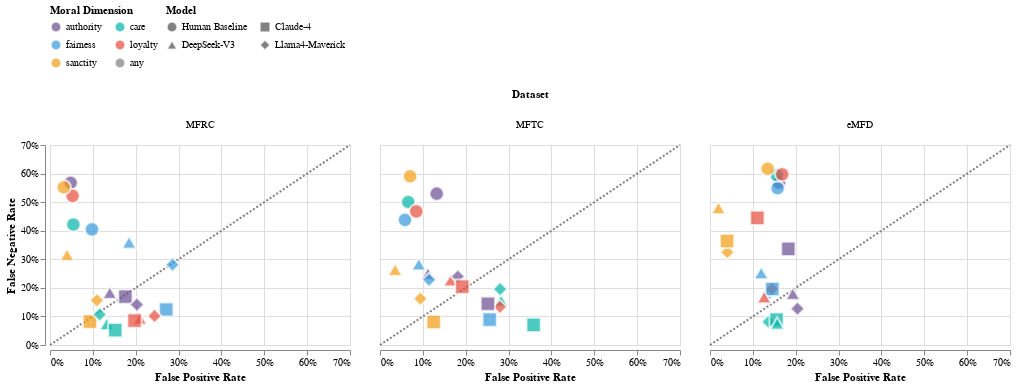

Write notebook code for a chart like this one.
### Code cell
# Calculate FPR and FNR
df['fpr'] = 1 - df['tnr_ai']
df['fnr'] = 1 - df['tpr_ai']
df['annotator'] = df['model_name'].map({
    'Human': 'Human Baseline',
    'claude-4-sonnet': 'Claude-4',
    'deepseek-v3': 'DeepSeek-V3', 
    'llama4_maverick': 'Llama4-Maverick',
})
df['data'] = df['data'].str.split("-").str[-1]
df_mask = df[mask]

chart = alt.Chart(df_mask).mark_point(size=200, stroke='white', strokeWidth=2, filled=True).encode(
   x=alt.X('jitter_x:Q', title='False Positive Rate', axis=alt.Axis(format='.0%'), scale=alt.Scale(domain=[0.7, 0.7])),
   y=alt.Y('jitter_y:Q', title='False Negative Rate', axis=alt.Axis(format='.0%'), scale=alt.Scale(domain=[0.7, 0.7])),
   color=alt.Color('foundation:N', scale=color_scale, legend=alt.Legend(title="Moral Dimension")),
   shape=alt.Shape('annotator:N',
               scale=alt.Scale(
                   domain=['Human Baseline', 'Claude-4', 'DeepSeek-V3', 'Llama4-Maverick'],
                   range=['circle', 'square', 'triangle-up', 'diamond']
               ),
               legend=alt.Legend(title="Model")),
   tooltip=['foundation', 'annotator', 'fpr:Q', 'fnr:Q']
).transform_calculate(
   jitter_x='datum.fpr + (random() - 0.5) * 0.01',
   jitter_y='datum.fnr + (random() - 0.5) * 0.01'
).properties(
   width=300, 
   height=200,
)

line = alt.Chart(df_mask).mark_line(color='gray', strokeDash=[2, 2]).encode(
    x=alt.X('value:Q', scale=alt.Scale(domain=[0, 0.7])),
    y=alt.Y('value:Q', scale=alt.Scale(domain=[0, 0.7]))
).transform_calculate(
    value='sequence(0, 0.8, 0.1)'
).transform_flatten(['value'])

chart = alt.layer(line, chart).facet(
   column=alt.Column('data:N', title="Dataset")
).resolve_scale(
   color='shared',
   shape='shared'
).configure_facet(
   columns=3
).configure_legend(
   orient='top',
   columns=2,  # or however many columns you want
   symbolLimit=0  # removes symbol limit if you have many legend items
)

chart

### Figure 1 — Vega-Lite specification as saved in the notebook (floating-point values rounded to 4 significant figures)
{"config": {"view": {"continuousWidth": 300, "continuousHeight": 300}, "facet": {"columns": 3}, "legend": {"columns": 2, "orient": "top", "symbolLimit": 0}}, "data": {"name": "data-1fd79851d28b920a8ef694ef2a0f4704"}, "facet": {"column": {"field": "data", "title": "Dataset", "type": "nominal"}}, "spec": {"layer": [{"mark": {"type": "line", "color": "gray", "strokeDash": [2, 2]}, "encoding": {"x": {"field": "value", "scale": {"domain": [0, 0.7]}, "type": "quantitative"}, "y": {"field": "value", "scale": {"domain": [0, 0.7]}, "type": "quantitative"}}, "transform": [{"calculate": "sequence(0, 0.8, 0.1)", "as": "value"}, {"flatten": ["value"]}]}, {"mark": {"type": "point", "filled": true, "size": 200, "stroke": "white", "strokeWidth": 2}, "encoding": {"color": {"field": "foundation", "legend": {"title": "Moral Dimension"}, "scale": {"domain": ["authority", "care", "fairness", "loyalty", "sanctity", "any"], "range": ["#6A4C93", "#00B4A6", "#3498DB", "#E74C3C", "#F39C12", "gray"]}, "type": "nominal"}, "shape": {"field": "annotator", "legend": {"title": "Model"}, "scale": {"domain": ["Human Baseline", "Claude-4", "DeepSeek-V3", "Llama4-Maverick"], "range": ["circle", "square", "triangle-up", "diamond"]}, "type": "nominal"}, "tooltip": [{"field": "foundation", "type": "nominal"}, {"field": "annotator", "type": "nominal"}, {"field": "fpr", "type": "quantitative"}, {"field": "fnr", "type": "quantitative"}], "x": {"axis": {"format": ".0%"}, "field": "jitter_x", "scale": {"domain": [0.7, 0.7]}, "title": "False Positive Rate", "type": "quantitative"}, "y": {"axis": {"format": ".0%"}, "field": "jitter_y", "scale": {"domain": [0.7, 0.7]}, "title": "False Negative Rate", "type": "quantitative"}}, "transform": [{"calculate": "datum.fpr + (random() - 0.5) * 0.01", "as": "jitter_x"}, {"calculate": "datum.fnr + (random() - 0.5) * 0.01", "as": "jitter_y"}]}], "height": 200, "width": 300}, "resolve": {"scale": {"color": "shared", "shape": "shared"}}, "$schema": "https://vega.github.io/schema/vega-lite/v5.20.1.json", "datasets": {"data-1fd79851d28b920a8ef694ef2a0f4704": [{"foundation": "care", "tpr_ai_rank": 83.33, "tnr_ai_rank": 4.167, "tpr_mean": 0.5038, "tnr_mean": 0.9325, "ba_mean": 0.7182, "ba_ai_rank": 70.83, "tpr_ai": 0.8481, "tnr_ai": 0.7152, "ba_ai": 0.7817, "pi_1": 0.2832, "model_name": "deepseek-v3", "data": "MFTC", "fpr": 0.2848, "fnr": 0.1519, "annotator": "DeepSeek-V3"}, {"foundation": "fairness", "tpr_ai_rank": 66.67, "tnr_ai_rank": 29.17, "tpr_mean": 0.5717, "tnr_mean": 0.9369, "ba_mean": 0.7543, "ba_ai_rank": 70.83, "tpr_ai": 0.7137, "tnr_ai": 0.913, "ba_ai": 0.8134, "pi_1": 0.2216, "model_name": "deepseek-v3", "data": "MFTC", "fpr": 0.08699, "fnr": 0.2863, "annotator": "DeepSeek-V3"}, {"foundation": "loyalty", "tpr_ai_rank": 83.33, "tnr_ai_rank": 12.5, "tpr_mean": 0.5348, "tnr_mean": 0.9148, "ba_mean": 0.7248, "ba_ai_rank": 79.17, "tpr_ai": 0.7711, "tnr_ai": 0.8327, "ba_ai": 0.8019, "pi_1": 0.1159, "model_name": "deepseek-v3", "data": "MFTC", "fpr": 0.1673, "fnr": 0.2289, "annotator": "DeepSeek-V3"}, {"foundation": "authority", "tpr_ai_rank": 75.0, "tnr_ai_rank": 29.17, "tpr_mean": 0.4688, "tnr_mean": 0.8671, "ba_mean": 0.6679, "ba_ai_rank": 87.5, "tpr_ai": 0.7537, "tnr_ai": 0.8891, "ba_ai": 0.8214, "pi_1": 0.1874, "model_name": "deepseek-v3", "data": "MFTC", "fpr": 0.1109, "fnr": 0.2463, "annotator": "DeepSeek-V3"}, {"foundation": "sanctity", "tpr_ai_rank": 83.33, "tnr_ai_rank": 41.67, "tpr_mean": 0.421, "tnr_mean": 0.9269, "ba_mean": 0.6739, "ba_ai_rank": 91.67, "tpr_ai": 0.7328, "tnr_ai": 0.9624, "ba_ai": 0.8476, "pi_1": 0.1484, "model_name": "deepseek-v3", "data": "MFTC", "fpr": 0.03757, "fnr": 0.2672, "annotator": "DeepSeek-V3"}, {"foundation": "care", "tpr_ai_rank": 83.33, "tnr_ai_rank": 4.167, "tpr_mean": 0.5076, "tnr_mean": 0.9319, "ba_mean": 0.7197, "ba_ai_rank": 62.5, "tpr_ai": 0.801, "tnr_ai": 0.7183, "ba_ai": 0.7596, "pi_1": 0.2772, "model_name": "llama4_maverick", "data": "MFTC", "fpr": 0.2817, "fnr": 0.199, "annotator": "Llama4-Maverick"}, {"foundation": "fairness", "tpr_ai_rank": 79.17, "tnr_ai_rank": 12.5, "tpr_mean": 0.5577, "tnr_mean": 0.9396, "ba_mean": 0.7487, "ba_ai_rank": 70.83, "tpr_ai": 0.772, "tnr_ai": 0.885, "ba_ai": 0.8285, "pi_1": 0.2289, "model_name": "llama4_maverick", "data": "MFTC", "fpr": 0.115, "fnr": 0.228, "annotator": "Llama4-Maverick"}, {"foundation": "loyalty", "tpr_ai_rank": 95.83, "tnr_ai_rank": 8.333, "tpr_mean": 0.5308, "tnr_mean": 0.9104, "ba_mean": 0.7206, "ba_ai_rank": 75.0, "tpr_ai": 0.8671, "tnr_ai": 0.7229, "ba_ai": 0.795, "pi_1": 0.119, "model_name": "llama4_maverick", "data": "MFTC", "fpr": 0.2771, "fnr": 0.1329, "annotator": "Llama4-Maverick"}, {"foundation": "authority", "tpr_ai_rank": 75.0, "tnr_ai_rank": 29.17, "tpr_mean": 0.4633, "tnr_mean": 0.8676, "ba_mean": 0.6654, "ba_ai_rank": 79.17, "tpr_ai": 0.7611, "tnr_ai": 0.8204, "ba_ai": 0.7907, "pi_1": 0.1898, "model_name": "llama4_maverick", "data": "MFTC", "fpr": 0.1796, "fnr": 0.2389, "annotator": "Llama4-Maverick"}, {"foundation": "sanctity", "tpr_ai_rank": 91.67, "tnr_ai_rank": 20.83, "tpr_mean": 0.4013, "tnr_mean": 0.9274, "ba_mean": 0.6644, "ba_ai_rank": 95.83, "tpr_ai": 0.8389, "tnr_ai": 0.9077, "ba_ai": 0.8733, "pi_1": 0.1853, "model_name": "llama4_maverick", "data": "MFTC", "fpr": 0.09227, "fnr": 0.1611, "annotator": "Llama4-Maverick"}, {"foundation": "care", "tpr_ai_rank": 95.83, "tnr_ai_rank": 4.167, "tpr_mean": 0.4798, "tnr_mean": 0.9291, "ba_mean": 0.7045, "ba_ai_rank": 75.0, "tpr_ai": 0.9279, "tnr_ai": 0.642, "ba_ai": 0.7849, "pi_1": 0.3029, "model_name": "claude-4-sonnet", "data": "MFTC", "fpr": 0.358, "fnr": 0.07211, "annotator": "Claude-4"}, {"foundation": "fairness", "tpr_ai_rank": 95.83, "tnr_ai_rank": 4.167, "tpr_mean": 0.5641, "tnr_mean": 0.9364, "ba_mean": 0.7503, "ba_ai_rank": 70.83, "tpr_ai": 0.9067, "tnr_ai": 0.7418, "ba_ai": 0.8243, "pi_1": 0.2371, "model_name": "claude-4-sonnet", "data": "MFTC", "fpr": 0.2582, "fnr": 0.09329, "annotator": "Claude-4"}, {"foundation": "loyalty", "tpr_ai_rank": 83.33, "tnr_ai_rank": 12.5, "tpr_mean": 0.5267, "tnr_mean": 0.9159, "ba_mean": 0.7213, "ba_ai_rank": 79.17, "tpr_ai": 0.7986, "tnr_ai": 0.813, "ba_ai": 0.8058, "pi_1": 0.1211, "model_name": "claude-4-sonnet", "data": "MFTC", "fpr": 0.187, "fnr": 0.2014, "annotator": "Claude-4"}, {"foundation": "authority", "tpr_ai_rank": 87.5, "tnr_ai_rank": 25.0, "tpr_mean": 0.4763, "tnr_mean": 0.8647, "ba_mean": 0.6705, "ba_ai_rank": 83.33, "tpr_ai": 0.8528, "tnr_ai": 0.7472, "ba_ai": 0.8, "pi_1": 0.1919, "model_name": "claude-4-sonnet", "data": "MFTC", "fpr": 0.2528, "fnr": 0.1472, "annotator": "Claude-4"}, {"foundation": "sanctity", "tpr_ai_rank": 100.0, "tnr_ai_rank": 20.83, "tpr_mean": 0.4057, "tnr_mean": 0.9259, "ba_mean": 0.6658, "ba_ai_rank": 100.0, "tpr_ai": 0.9219, "tnr_ai": 0.8782, "ba_ai": 0.9, "pi_1": 0.185, "model_name": "claude-4-sonnet", "data": "MFTC", "fpr": 0.1218, "fnr": 0.07806, "annotator": "Claude-4"}, {"foundation": "care", "tpr_ai_rank": 97.1, "tnr_ai_rank": 46.26, "tpr_mean": 0.3987, "tnr_mean": 0.8474, "ba_mean": 0.623, "ba_ai_rank": 97.56, "tpr_ai": 0.9208, "tnr_ai": 0.8595, "ba_ai": 0.8901, "pi_1": 0.2611, "model_name": "llama4_maverick", "data": "eMFD", "fpr": 0.1405, "fnr": 0.07922, "annotator": "Llama4-Maverick"}, {"foundation": "fairness", "tpr_ai_rank": 87.18, "tnr_ai_rank": 52.06, "tpr_mean": 0.4584, "tnr_mean": 0.839, "ba_mean": 0.6487, "ba_ai_rank": 88.09, "tpr_ai": 0.8185, "tnr_ai": 0.866, "ba_ai": 0.8423, "pi_1": 0.1838, "model_name": "llama4_maverick", "data": "eMFD", "fpr": 0.134, "fnr": 0.1815, "annotator": "Llama4-Maverick"}, {"foundation": "loyalty", "tpr_ai_rank": 90.84, "tnr_ai_rank": 46.56, "tpr_mean": 0.4148, "tnr_mean": 0.8371, "ba_mean": 0.6259, "ba_ai_rank": 91.45, "tpr_ai": 0.8006, "tnr_ai": 0.852, "ba_ai": 0.8263, "pi_1": 0.1953, "model_name": "llama4_maverick", "data": "eMFD", "fpr": 0.148, "fnr": 0.1994, "annotator": "Llama4-Maverick"}, {"foundation": "authority", "tpr_ai_rank": 94.81, "tnr_ai_rank": 28.24, "tpr_mean": 0.4312, "tnr_mean": 0.8429, "ba_mean": 0.6371, "ba_ai_rank": 92.37, "tpr_ai": 0.8743, "tnr_ai": 0.7929, "ba_ai": 0.8336, "pi_1": 0.2375, "model_name": "llama4_maverick", "data": "eMFD", "fpr": 0.2071, "fnr": 0.1257, "annotator": "Llama4-Maverick"}, {"foundation": "sanctity", "tpr_ai_rank": 80.76, "tnr_ai_rank": 79.85, "tpr_mean": 0.3827, "tnr_mean": 0.8636, "ba_mean": 0.6231, "ba_ai_rank": 85.95, "tpr_ai": 0.6775, "tnr_ai": 0.9621, "ba_ai": 0.8198, "pi_1": 0.1025, "model_name": "llama4_maverick", "data": "eMFD", "fpr": 0.03793, "fnr": 0.3225, "annotator": "Llama4-Maverick"}, {"foundation": "care", "tpr_ai_rank": 96.03, "tnr_ai_rank": 40.61, "tpr_mean": 0.4026, "tnr_mean": 0.8476, "ba_mean": 0.6251, "ba_ai_rank": 96.79, "tpr_ai": 0.9088, "tnr_ai": 0.8478, "ba_ai": 0.8783, "pi_1": 0.2605, "model_name": "claude-4-sonnet", "data": "eMFD", "fpr": 0.1522, "fnr": 0.09117, "annotator": "Claude-4"}, {"foundation": "fairness", "tpr_ai_rank": 90.08, "tnr_ai_rank": 47.02, "tpr_mean": 0.4298, "tnr_mean": 0.8369, "ba_mean": 0.6334, "ba_ai_rank": 90.99, "tpr_ai": 0.8073, "tnr_ai": 0.8496, "ba_ai": 0.8285, "pi_1": 0.1841, "model_name": "claude-4-sonnet", "data": "eMFD", "fpr": 0.1504, "fnr": 0.1927, "annotator": "Claude-4"}, {"foundation": "loyalty", "tpr_ai_rank": 75.11, "tnr_ai_rank": 57.1, "tpr_mean": 0.392, "tnr_mean": 0.837, "ba_mean": 0.6145, "ba_ai_rank": 78.47, "tpr_ai": 0.5511, "tnr_ai": 0.8941, "ba_ai": 0.7226, "pi_1": 0.215, "model_name": "claude-4-sonnet", "data": "eMFD", "fpr": 0.1059, "fnr": 0.4489, "annotator": "Claude-4"}, {"foundation": "authority", "tpr_ai_rank": 76.49, "tnr_ai_rank": 37.56, "tpr_mean": 0.4354, "tnr_mean": 0.8367, "ba_mean": 0.6361, "ba_ai_rank": 74.96, "tpr_ai": 0.6635, "tnr_ai": 0.816, "ba_ai": 0.7397, "pi_1": 0.2125, "model_name": "claude-4-sonnet", "data": "eMFD", "fpr": 0.184, "fnr": 0.3365, "annotator": "Claude-4"}, {"foundation": "sanctity", "tpr_ai_rank": 77.56, "tnr_ai_rank": 76.03, "tpr_mean": 0.3962, "tnr_mean": 0.8665, "ba_mean": 0.6313, "ba_ai_rank": 83.51, "tpr_ai": 0.6385, "tnr_ai": 0.959, "ba_ai": 0.7987, "pi_1": 0.1045, "model_name": "claude-4-sonnet", "data": "eMFD", "fpr": 0.04102, "fnr": 0.3615, "annotator": "Claude-4"}, {"foundation": "care", "tpr_ai_rank": 97.1, "tnr_ai_rank": 38.32, "tpr_mean": 0.4042, "tnr_mean": 0.8477, "ba_mean": 0.626, "ba_ai_rank": 97.56, "tpr_ai": 0.9248, "tnr_ai": 0.8397, "ba_ai": 0.8823, "pi_1": 0.2672, "model_name": "deepseek-v3", "data": "eMFD", "fpr": 0.1603, "fnr": 0.07519, "annotator": "DeepSeek-V3"}, {"foundation": "fairness", "tpr_ai_rank": 79.54, "tnr_ai_rank": 58.93, "tpr_mean": 0.4651, "tnr_mean": 0.8373, "ba_mean": 0.6512, "ba_ai_rank": 85.19, "tpr_ai": 0.7504, "tnr_ai": 0.8845, "ba_ai": 0.8175, "pi_1": 0.1723, "model_name": "deepseek-v3", "data": "eMFD", "fpr": 0.1155, "fnr": 0.2496, "annotator": "DeepSeek-V3"}, {"foundation": "loyalty", "tpr_ai_rank": 92.52, "tnr_ai_rank": 54.66, "tpr_mean": 0.4109, "tnr_mean": 0.8341, "ba_mean": 0.6225, "ba_ai_rank": 93.28, "tpr_ai": 0.8319, "tnr_ai": 0.8703, "ba_ai": 0.8511, "pi_1": 0.1875, "model_name": "deepseek-v3", "data": "eMFD", "fpr": 0.1297, "fnr": 0.1681, "annotator": "DeepSeek-V3"}, {"foundation": "authority", "tpr_ai_rank": 90.84, "tnr_ai_rank": 32.52, "tpr_mean": 0.4383, "tnr_mean": 0.8411, "ba_mean": 0.6397, "ba_ai_rank": 89.16, "tpr_ai": 0.8178, "tnr_ai": 0.81, "ba_ai": 0.8139, "pi_1": 0.2269, "model_name": "deepseek-v3", "data": "eMFD", "fpr": 0.19, "fnr": 0.1822, "annotator": "DeepSeek-V3"}, {"foundation": "sanctity", "tpr_ai_rank": 69.47, "tnr_ai_rank": 84.27, "tpr_mean": 0.3855, "tnr_mean": 0.8639, "ba_mean": 0.6247, "ba_ai_rank": 76.95, "tpr_ai": 0.5224, "tnr_ai": 0.9759, "ba_ai": 0.7491, "pi_1": 0.1008, "model_name": "deepseek-v3", "data": "eMFD", "fpr": 0.02412, "fnr": 0.4776, "annotator": "DeepSeek-V3"}, {"foundation": "care", "tpr_ai_rank": 100.0, "tnr_ai_rank": 14.29, "tpr_mean": 0.5827, "tnr_mean": 0.9456, "ba_mean": 0.7641, "ba_ai_rank": 100.0, "tpr_ai": 0.9271, "tnr_ai": 0.8629, "ba_ai": 0.895, "pi_1": 0.181, "model_name": "deepseek-v3", "data": "MFRC", "fpr": 0.1371, "fnr": 0.07285, "annotator": "DeepSeek-V3"}, {"foundation": "fairness", "tpr_ai_rank": 71.43, "tnr_ai_rank": 28.57, "tpr_mean": 0.5869, "tnr_mean": 0.9138, "ba_mean": 0.7504, "ba_ai_rank": 42.86, "tpr_ai": 0.6358, "tnr_ai": 0.8204, "ba_ai": 0.7281, "pi_1": 0.154, "model_name": "deepseek-v3", "data": "MFRC", "fpr": 0.1796, "fnr": 0.3642, "annotator": "DeepSeek-V3"}, {"foundation": "loyalty", "tpr_ai_rank": 100.0, "tnr_ai_rank": 14.29, "tpr_mean": 0.4829, "tnr_mean": 0.9455, "ba_mean": 0.7142, "ba_ai_rank": 85.71, "tpr_ai": 0.9038, "tnr_ai": 0.7856, "ba_ai": 0.8447, "pi_1": 0.09072, "model_name": "deepseek-v3", "data": "MFRC", "fpr": 0.2144, "fnr": 0.09624, "annotator": "DeepSeek-V3"}, {"foundation": "authority", "tpr_ai_rank": 100.0, "tnr_ai_rank": 14.29, "tpr_mean": 0.4418, "tnr_mean": 0.9523, "ba_mean": 0.6971, "ba_ai_rank": 85.71, "tpr_ai": 0.8128, "tnr_ai": 0.8564, "ba_ai": 0.8346, "pi_1": 0.1653, "model_name": "deepseek-v3", "data": "MFRC", "fpr": 0.1436, "fnr": 0.1872, "annotator": "DeepSeek-V3"}, {"foundation": "sanctity", "tpr_ai_rank": 100.0, "tnr_ai_rank": 42.86, "tpr_mean": 0.4523, "tnr_mean": 0.9674, "ba_mean": 0.7098, "ba_ai_rank": 100.0, "tpr_ai": 0.6873, "tnr_ai": 0.9553, "ba_ai": 0.8213, "pi_1": 0.04295, "model_name": "deepseek-v3", "data": "MFRC", "fpr": 0.04465, "fnr": 0.3127, "annotator": "DeepSeek-V3"}, {"foundation": "care", "tpr_ai_rank": 100.0, "tnr_ai_rank": 14.29, "tpr_mean": 0.5629, "tnr_mean": 0.9476, "ba_mean": 0.7552, "ba_ai_rank": 100.0, "tpr_ai": 0.9471, "tnr_ai": 0.8477, "ba_ai": 0.8974, "pi_1": 0.2012, "model_name": "claude-4-sonnet", "data": "MFRC", "fpr": 0.1523, "fnr": 0.05286, "annotator": "Claude-4"}, {"foundation": "fairness", "tpr_ai_rank": 100.0, "tnr_ai_rank": 14.29, "tpr_mean": 0.598, "tnr_mean": 0.9054, "ba_mean": 0.7517, "ba_ai_rank": 85.71, "tpr_ai": 0.8774, "tnr_ai": 0.7284, "ba_ai": 0.8029, "pi_1": 0.1725, "model_name": "claude-4-sonnet", "data": "MFRC", "fpr": 0.2716, "fnr": 0.1226, "annotator": "Claude-4"}, {"foundation": "loyalty", "tpr_ai_rank": 100.0, "tnr_ai_rank": 14.29, "tpr_mean": 0.4753, "tnr_mean": 0.9505, "ba_mean": 0.7129, "ba_ai_rank": 85.71, "tpr_ai": 0.9128, "tnr_ai": 0.8048, "ba_ai": 0.8588, "pi_1": 0.09632, "model_name": "claude-4-sonnet", "data": "MFRC", "fpr": 0.1952, "fnr": 0.08723, "annotator": "Claude-4"}, {"foundation": "authority", "tpr_ai_rank": 100.0, "tnr_ai_rank": 14.29, "tpr_mean": 0.4221, "tnr_mean": 0.9475, "ba_mean": 0.6848, "ba_ai_rank": 100.0, "tpr_ai": 0.8348, "tnr_ai": 0.8278, "ba_ai": 0.8313, "pi_1": 0.1652, "model_name": "claude-4-sonnet", "data": "MFRC", "fpr": 0.1722, "fnr": 0.1652, "annotator": "Claude-4"}, {"foundation": "sanctity", "tpr_ai_rank": 100.0, "tnr_ai_rank": 14.29, "tpr_mean": 0.445, "tnr_mean": 0.9618, "ba_mean": 0.7034, "ba_ai_rank": 100.0, "tpr_ai": 0.9198, "tnr_ai": 0.9053, "ba_ai": 0.9126, "pi_1": 0.05639, "model_name": "claude-4-sonnet", "data": "MFRC", "fpr": 0.09466, "fnr": 0.08019, "annotator": "Claude-4"}, {"foundation": "care", "tpr_ai_rank": 100.0, "tnr_ai_rank": 28.57, "tpr_mean": 0.5823, "tnr_mean": 0.9477, "ba_mean": 0.765, "ba_ai_rank": 100.0, "tpr_ai": 0.8924, "tnr_ai": 0.8858, "ba_ai": 0.8891, "pi_1": 0.1778, "model_name": "llama4_maverick", "data": "MFRC", "fpr": 0.1142, "fnr": 0.1076, "annotator": "Llama4-Maverick"}, {"foundation": "fairness", "tpr_ai_rank": 71.43, "tnr_ai_rank": 14.29, "tpr_mean": 0.5893, "tnr_mean": 0.9003, "ba_mean": 0.7448, "ba_ai_rank": 42.86, "tpr_ai": 0.7189, "tnr_ai": 0.7124, "ba_ai": 0.7156, "pi_1": 0.1636, "model_name": "llama4_maverick", "data": "MFRC", "fpr": 0.2876, "fnr": 0.2811, "annotator": "Llama4-Maverick"}, {"foundation": "loyalty", "tpr_ai_rank": 100.0, "tnr_ai_rank": 14.29, "tpr_mean": 0.4695, "tnr_mean": 0.9424, "ba_mean": 0.7059, "ba_ai_rank": 85.71, "tpr_ai": 0.9027, "tnr_ai": 0.7516, "ba_ai": 0.8271, "pi_1": 0.09922, "model_name": "llama4_maverick", "data": "MFRC", "fpr": 0.2484, "fnr": 0.09731, "annotator": "Llama4-Maverick"}, {"foundation": "authority", "tpr_ai_rank": 100.0, "tnr_ai_rank": 14.29, "tpr_mean": 0.4412, "tnr_mean": 0.942, "ba_mean": 0.6916, "ba_ai_rank": 100.0, "tpr_ai": 0.854, "tnr_ai": 0.8, "ba_ai": 0.827, "pi_1": 0.1561, "model_name": "llama4_maverick", "data": "MFRC", "fpr": 0.2, "fnr": 0.146, "annotator": "Llama4-Maverick"}, {"foundation": "sanctity", "tpr_ai_rank": 100.0, "tnr_ai_rank": 14.29, "tpr_mean": 0.4405, "tnr_mean": 0.9599, "ba_mean": 0.7002, "ba_ai_rank": 100.0, "tpr_ai": 0.848, "tnr_ai": 0.8951, "ba_ai": 0.8715, "pi_1": 0.05148, "model_name": "llama4_maverick", "data": "MFRC", "fpr": 0.1049, "fnr": 0.152, "annotator": "Llama4-Maverick"}, {"foundation": "authority", "tpr_ai_rank": null, "tnr_ai_rank": null, "tpr_mean": null, "tnr_mean": null, "ba_mean": null, "ba_ai_rank": null, "tpr_ai": 0.435, "tnr_ai": 0.9473, "ba_ai": null, "pi_1": null, "model_name": "Human", "data": "MFRC", "fpr": 0.05272, "fnr": 0.565, "annotator": "Human Baseline"}, {"foundation": "care", "tpr_ai_rank": null, "tnr_ai_rank": null, "tpr_mean": null, "tnr_mean": null, "ba_mean": null, "ba_ai_rank": null, "tpr_ai": 0.576, "tnr_ai": 0.947, "ba_ai": null, "pi_1": null, "model_name": "Human", "data": "MFRC", "fpr": 0.05305, "fnr": 0.424, "annotator": "Human Baseline"}, {"foundation": "fairness", "tpr_ai_rank": null, "tnr_ai_rank": null, "tpr_mean": null, "tnr_mean": null, "ba_mean": null, "ba_ai_rank": null, "tpr_ai": 0.5914, "tnr_ai": 0.9065, "ba_ai": null, "pi_1": null, "model_name": "Human", "data": "MFRC", "fpr": 0.09351, "fnr": 0.4086, "annotator": "Human Baseline"}, {"foundation": "loyalty", "tpr_ai_rank": null, "tnr_ai_rank": null, "tpr_mean": null, "tnr_mean": null, "ba_mean": null, "ba_ai_rank": null, "tpr_ai": 0.4759, "tnr_ai": 0.9461, "ba_ai": null, "pi_1": null, "model_name": "Human", "data": "MFRC", "fpr": 0.05387, "fnr": 0.5241, "annotator": "Human Baseline"}, {"foundation": "sanctity", "tpr_ai_rank": null, "tnr_ai_rank": null, "tpr_mean": null, "tnr_mean": null, "ba_mean": null, "ba_ai_rank": null, "tpr_ai": 0.4459, "tnr_ai": 0.963, "ba_ai": null, "pi_1": null, "model_name": "Human", "data": "MFRC", "fpr": 0.03698, "fnr": 0.5541, "annotator": "Human Baseline"}, {"foundation": "authority", "tpr_ai_rank": null, "tnr_ai_rank": null, "tpr_mean": null, "tnr_mean": null, "ba_mean": null, "ba_ai_rank": null, "tpr_ai": 0.4694, "tnr_ai": 0.8665, "ba_ai": null, "pi_1": null, "model_name": "Human", "data": "MFTC", "fpr": 0.1335, "fnr": 0.5306, "annotator": "Human Baseline"}, {"foundation": "care", "tpr_ai_rank": null, "tnr_ai_rank": null, "tpr_mean": null, "tnr_mean": null, "ba_mean": null, "ba_ai_rank": null, "tpr_ai": 0.4971, "tnr_ai": 0.9312, "ba_ai": null, "pi_1": null, "model_name": "Human", "data": "MFTC", "fpr": 0.06882, "fnr": 0.5029, "annotator": "Human Baseline"}, {"foundation": "fairness", "tpr_ai_rank": null, "tnr_ai_rank": null, "tpr_mean": null, "tnr_mean": null, "ba_mean": null, "ba_ai_rank": null, "tpr_ai": 0.5645, "tnr_ai": 0.9377, "ba_ai": null, "pi_1": null, "model_name": "Human", "data": "MFTC", "fpr": 0.06235, "fnr": 0.4355, "annotator": "Human Baseline"}, {"foundation": "loyalty", "tpr_ai_rank": null, "tnr_ai_rank": null, "tpr_mean": null, "tnr_mean": null, "ba_mean": null, "ba_ai_rank": null, "tpr_ai": 0.5308, "tnr_ai": 0.9137, "ba_ai": null, "pi_1": null, "model_name": "Human", "data": "MFTC", "fpr": 0.0863, "fnr": 0.4692, "annotator": "Human Baseline"}, {"foundation": "sanctity", "tpr_ai_rank": null, "tnr_ai_rank": null, "tpr_mean": null, "tnr_mean": null, "ba_mean": null, "ba_ai_rank": null, "tpr_ai": 0.4093, "tnr_ai": 0.9267, "ba_ai": null, "pi_1": null, "model_name": "Human", "data": "MFTC", "fpr": 0.07326, "fnr": 0.5907, "annotator": "Human Baseline"}, {"foundation": "authority", "tpr_ai_rank": null, "tnr_ai_rank": null, "tpr_mean": null, "tnr_mean": null, "ba_mean": null, "ba_ai_rank": null, "tpr_ai": 0.435, "tnr_ai": 0.8402, "ba_ai": null, "pi_1": null, "model_name": "Human", "data": "eMFD", "fpr": 0.1598, "fnr": 0.565, "annotator": "Human Baseline"}, {"foundation": "care", "tpr_ai_rank": null, "tnr_ai_rank": null, "tpr_mean": null, "tnr_mean": null, "ba_mean": null, "ba_ai_rank": null, "tpr_ai": 0.4018, "tnr_ai": 0.8476, "ba_ai": null, "pi_1": null, "model_name": "Human", "data": "eMFD", "fpr": 0.1524, "fnr": 0.5982, "annotator": "Human Baseline"}, {"foundation": "fairness", "tpr_ai_rank": null, "tnr_ai_rank": null, "tpr_mean": null, "tnr_mean": null, "ba_mean": null, "ba_ai_rank": null, "tpr_ai": 0.4511, "tnr_ai": 0.8377, "ba_ai": null, "pi_1": null, "model_name": "Human", "data": "eMFD", "fpr": 0.1623, "fnr": 0.5489, "annotator": "Human Baseline"}, {"foundation": "loyalty", "tpr_ai_rank": null, "tnr_ai_rank": null, "tpr_mean": null, "tnr_mean": null, "ba_mean": null, "ba_ai_rank": null, "tpr_ai": 0.4059, "tnr_ai": 0.8361, "ba_ai": null, "pi_1": null, "model_name": "Human", "data": "eMFD", "fpr": 0.1639, "fnr": 0.5941, "annotator": "Human Baseline"}, {"foundation": "sanctity", "tpr_ai_rank": null, "tnr_ai_rank": null, "tpr_mean": null, "tnr_mean": null, "ba_mean": null, "ba_ai_rank": null, "tpr_ai": 0.3881, "tnr_ai": 0.8647, "ba_ai": null, "pi_1": null, "model_name": "Human", "data": "eMFD", "fpr": 0.1353, "fnr": 0.6119, "annotator": "Human Baseline"}]}}
